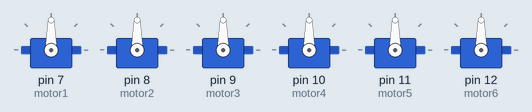
Simulated run of this sketch. Board: Arduino Uno, built with avr-gcc and run on an emulated ATmega328P. Shown: 6 × servo.

Above: at 0.05 s.
At 2.0 s:
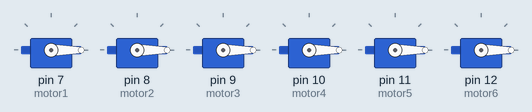
Timing chart, 0 to 4.6 s (numbered marks = the images above):
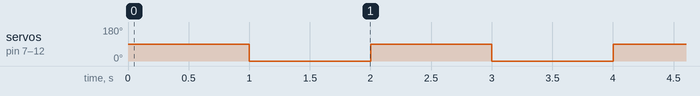

Measured:
- by itself, servo on pin 7 (motor1), servo on pin 8 (motor2), servo on pin 9 (motor3), servo on pin 10 (motor4), servo on pin 11 (motor5), servo on pin 12 (motor6): alternates 90° for 1.0 s and 0° for 1.0 s

The sketch:

Task_one_code.ino
```cpp
#include <Servo.h>
Servo motor1;    //Declare all six motors and name this as motor1 to motor6
Servo motor2;
Servo motor3;
Servo motor4;
Servo motor5;
Servo motor6;

void setup(){
motor1.attach(7);  //setup eacth motor to a signal portpin from 7 to 12
motor2.attach(8);
motor3.attach(9);
motor4.attach(10);
motor5.attach(11);
motor6.attach(12);
}
void loop(){
motor1.write(90);  // move all motors to angle 90 degrees
motor2.write(90);
motor3.write(90);
motor4.write(90);
motor5.write(90);
motor6.write(90);
delay(1000);      // wait for 0.1 sec
motor1.write(0);  // move all motors to angle zero degrees
motor2.write(0);
motor3.write(0);
motor4.write(0);
motor5.write(0);
motor6.write(0);
  delay(1000);

}
```
